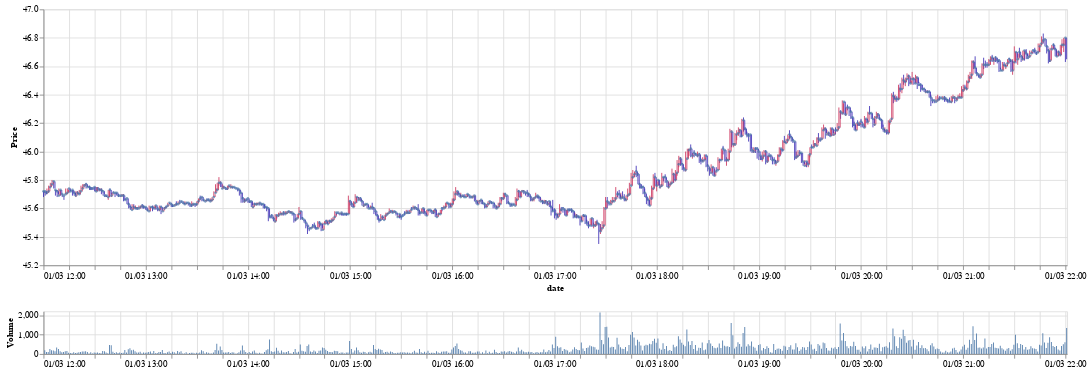

The code cell stored with this chart in its notebook:
### Code cell
candle_chart(df, index_range=['20190103120000','20190103220000'])

### Figure 1 — Vega-Lite specification as saved in the notebook (floating-point values rounded to 4 significant figures; data arrays with more than 128 entries replaced by an {"elided": "..."} marker saying what was removed)
{"$schema": "https://vega.github.io/schema/vega-lite/v2.6.0.json", "config": {"view": {"height": 300, "width": 400}}, "datasets": {"data-95f1f511b3aca2edc2f427d72d6e7244": {"elided": "601 records"}}, "vconcat": [{"layer": [{"data": {"name": "data-95f1f511b3aca2edc2f427d72d6e7244"}, "encoding": {"x": {"field": "date", "timeUnit": "yearmonthdatehoursminutes", "type": "temporal"}}, "mark": {"color": "gray", "type": "rule"}, "transform": [{"filter": "(datum.dt === null)"}]}, {"data": {"name": "data-95f1f511b3aca2edc2f427d72d6e7244"}, "encoding": {"color": {"condition": {"test": "datum.open < datum.close", "value": "#ce375f"}, "value": "#3f2fb7"}, "tooltip": [{"field": "date", "format": "%m/%d %H:%M", "type": "temporal"}, {"field": "open", "type": "quantitative"}, {"field": "high", "type": "quantitative"}, {"field": "low", "type": "quantitative"}, {"field": "close", "type": "quantitative"}, {"field": "volume", "type": "quantitative"}], "x": {"axis": {"format": "%m/%d %H:%M", "title": "date"}, "field": "date", "timeUnit": "yearmonthdatehoursminutes", "type": "temporal"}, "y": {"axis": {"title": "Price"}, "field": "low", "scale": {"zero": false}, "type": "quantitative"}, "y2": {"field": "high", "type": "quantitative"}}, "mark": "rule"}, {"data": {"name": "data-95f1f511b3aca2edc2f427d72d6e7244"}, "encoding": {"color": {"condition": {"test": "datum.open < datum.close", "value": "#ce375f"}, "value": "#3f2fb7"}, "tooltip": [{"field": "date", "format": "%m/%d %H:%M", "type": "temporal"}, {"field": "open", "type": "quantitative"}, {"field": "high", "type": "quantitative"}, {"field": "low", "type": "quantitative"}, {"field": "close", "type": "quantitative"}, {"field": "volume", "type": "quantitative"}], "x": {"field": "date", "timeUnit": "yearmonthdatehoursminutes", "type": "temporal"}, "y": {"field": "open", "type": "quantitative"}, "y2": {"field": "close", "type": "quantitative"}}, "mark": "bar"}, {"data": {"name": "data-95f1f511b3aca2edc2f427d72d6e7244"}, "encoding": {"tooltip": [{"field": "date", "format": "%m/%d %H:%M", "type": "temporal"}, {"field": "open", "type": "quantitative"}, {"field": "high", "type": "quantitative"}, {"field": "low", "type": "quantitative"}, {"field": "close", "type": "quantitative"}, {"field": "volume", "type": "quantitative"}], "x": {"field": "date", "timeUnit": "yearmonthdatehoursminutes", "type": "temporal"}, "y": {"field": "open", "type": "quantitative"}}, "mark": {"size": 10, "type": "circle"}}], "width": 1200}, {"height": 50, "layer": [{"data": {"name": "data-95f1f511b3aca2edc2f427d72d6e7244"}, "encoding": {"x": {"field": "date", "timeUnit": "yearmonthdatehoursminutes", "type": "temporal"}}, "mark": {"color": "gray", "type": "rule"}, "transform": [{"filter": "(datum.dt === null)"}]}, {"data": {"name": "data-95f1f511b3aca2edc2f427d72d6e7244"}, "encoding": {"x": {"axis": {"format": "%m/%d %H:%M", "title": ""}, "field": "date", "timeUnit": "yearmonthdatehoursminutes", "type": "temporal"}, "y": {"axis": {"title": "Volume"}, "field": "volume", "scale": {"zero": false}, "type": "quantitative"}}, "mark": "bar"}], "width": 1200}]}
